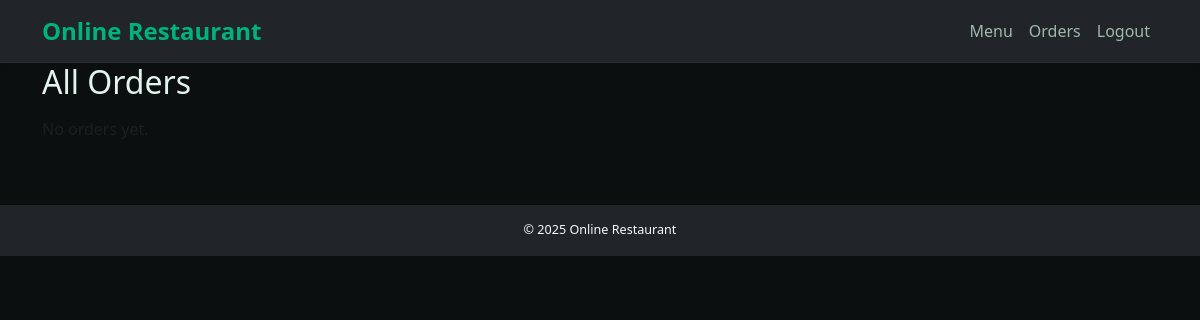
Page /admin/orders (signed in) on the earlier database version.
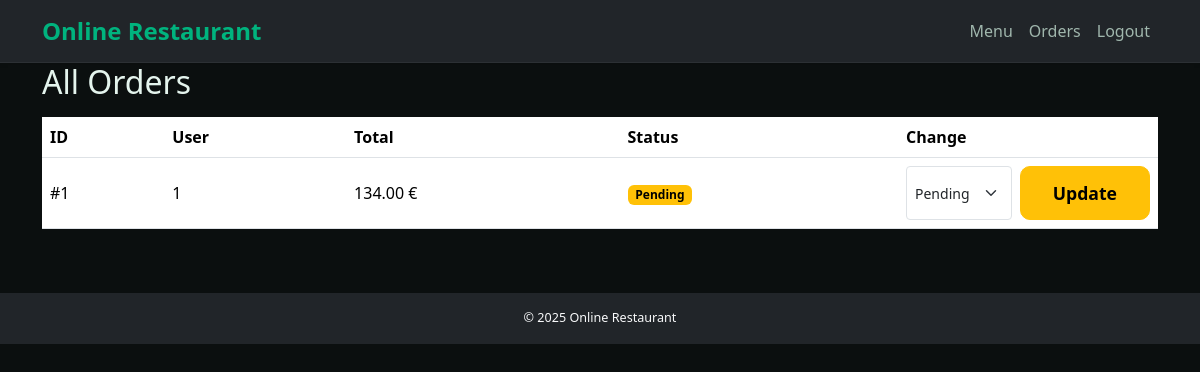
Same page on the later database version.
### models/models.py (models this page shows)
class Order(db.Model):
    id = db.Column(db.Integer, primary_key=True)
    user_id = db.Column(db.Integer, db.ForeignKey('user.id'), nullable=False)
    total_price = db.Column(db.Float, nullable=False)
    date = db.Column(db.DateTime, server_default=db.func.now())
    items = db.relationship('OrderItem', backref='order', lazy=True)
    status = db.Column(db.String(50), default='Pending')

### routes/admin.py (the view)
@admin_bp.route('/admin/orders')
@login_required
def view_orders():
    if not current_user.is_admin:
        flash('Access denied.')
        return redirect(url_for('main.menu'))
    orders = Order.query.order_by(Order.date.desc()).all()
    return render_template('admin_orders.html', orders=orders)

### app.py (called while the page is built)
@login_manager.user_loader
def load_user(user_id):
    return User.query.get(int(user_id))

def create_app():
    app = Flask(__name__)
    app.config.from_object(Config)
    app.config.from_pyfile('config.py', silent=True)
    db.init_app(app)
    migrate.init_app(app, db)
    login_manager.init_app(app)
    csrf.init_app(app)
    limiter.init_app(app)
    from routes.auth import auth_bp
    from routes.main import main_bp
    from routes.admin import admin_bp
    app.register_blueprint(auth_bp)
    app.register_blueprint(main_bp)
    app.register_blueprint(admin_bp)
    with app.app_context():
        db.create_all()
    @app.after_request
    def set_headers(resp):
        resp.headers["Content-Security-Policy"] = (
            "default-src 'self'; img-src 'self' data:; style-src 'self' 'unsafe-inline'"
        )
        return resp
    return app

### templates/admin_orders.html (shortened to what this page needs)
{% extends 'base.html' %}
{% block content %}
<h2 class="mb-3">All Orders</h2>
{% if orders %}
  <div class="table-responsive">
    <table class="table align-middle">
      <thead>
        <tr>
          <th>ID</th>
          <th>User</th>
          <th>Total</th>
          <th>Status</th>
          <th style="width:260px;">Change</th>
        </tr>
      </thead>
      <tbody>
      {% for order in orders %}
        <tr>
          <td>#{{ order.id }}</td>
          <td>{{ order.user_id }}</td>
          <td>{{ '%.2f'|format(order.total_price) }} €</td>
          <td>
            {% set badge = {
              'Pending':'warning',
              'Preparing':'info',
              'Delivered':'success',
              'Cancelled':'secondary'
            }[order.status] if order.status in ['Pending','Preparing','Delivered','Cancelled'] else 'light' %}
            <span class="badge text-bg-{{ badge }}">{{ order.status }}</span>
          </td>
          <td>
            <form action="{{ url_for('admin.change_order_status', order_id=order.id) }}" method="post" class="d-flex gap-2">
              <select name="status" class="form-select form-select-sm" required>
                <option {% if order.status=='Pending' %}selected{% endif %}>Pending</option>
              </select>
              <button type="submit" class="btn btn-sm btn-warning">Update</button>
            </form>
          </td>
        </tr>
      {% endfor %}
      </tbody>
    </table>
  </div>
{% else %}
  <p class="text-muted">No orders yet.</p>
{% endif %}
{% endblock %}

Differences in the rows shown:
added Order: id "1", user_id "1", total_price "134.00", status "Pending"
Other differences:
text now shown: "ID User Total Status Change"
